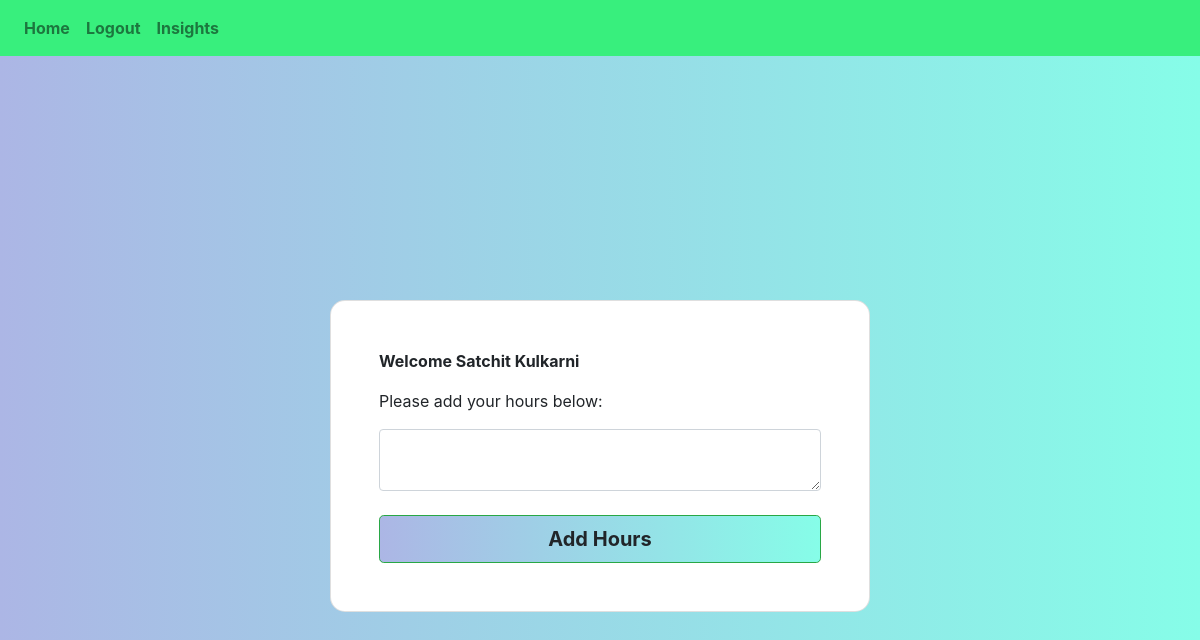
Page / (signed in) on the earlier database version.
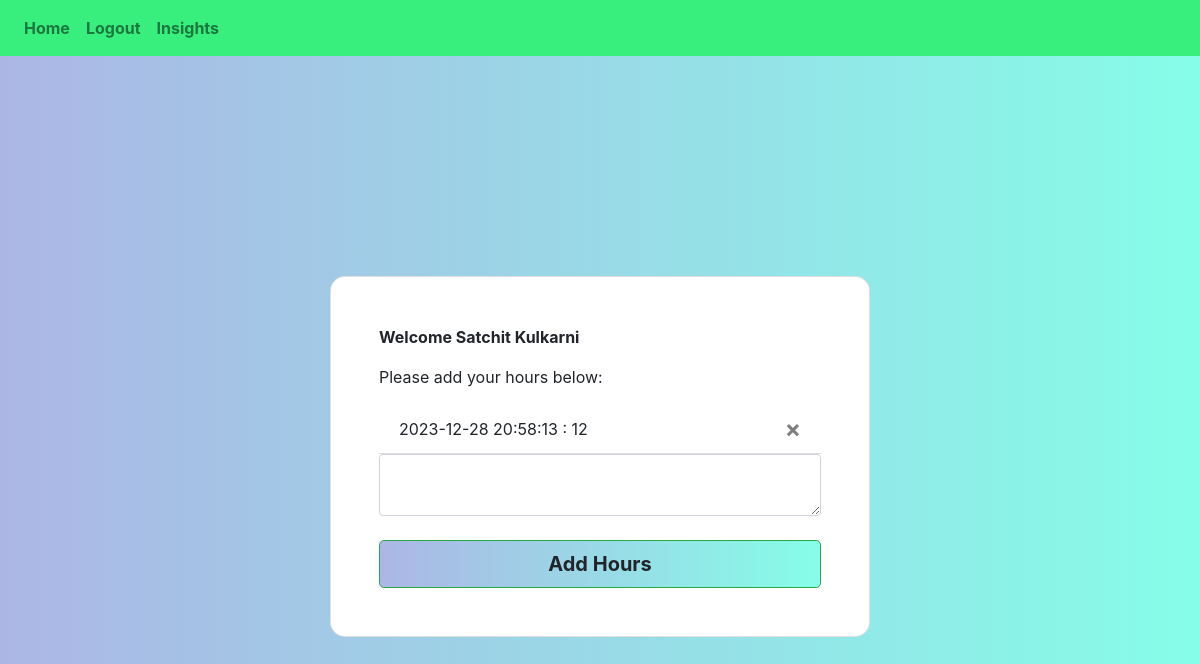
Same page on the later database version.
### website/models.py (models this page shows)
class User(db.Model, UserMixin):
    id = db.Column(db.Integer, primary_key=True)
    email = db.Column(db.String(250), unique=True)
    password = db.Column(db.String(250))
    fullName = db.Column(db.String(250))
    total = db.Column(db.Integer)
    hours = db.relationship('Hours')

class Hours(db.Model):
    id = db.Column(db.Integer, primary_key=True)
    data = db.Column(db.Integer)
    date = db.Column(db.DateTime(timezone=True), default=func.now())
    user_id = db.Column(db.Integer, db.ForeignKey('user.id'))

### website/views.py (the view, shortened to what this page needs)
@views.route('/', methods=['GET', 'POST'])
@login_required
def home():
    return render_template("home.html", user=current_user)

### website/__init__.py (called while the page is built)
def create_app():
    app = Flask(__name__)
    app.config['SECRET_KEY'] = 'Joey Tidrow is a big nerd'
    app.config['SQLALCHEMY_DATABASE_URI'] = f'sqlite:///{DB_NAME}'
    db.init_app(app)
    from .views import views
    from .auth import auth
    app.register_blueprint(views, url_prefix = '/')
    app.register_blueprint(auth, url_prefix = '/')
    from .models import User, Hours
    with app.app_context():
        db.create_all()
    login_manager = LoginManager()
    login_manager.login_view = 'auth.login'
    login_manager.init_app(app)
    @login_manager.user_loader
    def load_user(id):
        return User.query.get(int(id))
    return app

### website/templates/home.html
{% extends "base.html" %}
{% block title %}Home{% endblock %} {% block content %}
<section class="vh-100 bg-image">
    <div class="mask d-flex align-items-center h-100 gradient-custom-3">
    <div class="container h-100">
      <div class="row d-flex justify-content-center align-items-center h-100">
        <div class="col-12 col-md-9 col-lg-7 col-xl-6">
          <div class="card" style="border-radius: 15px;">
            <div class="card-body p-5">
              <p><b>Welcome {{user.fullName}}</b></p>
              <p>Please add your hours below:</p>
              <ul class="list-group list-group-flush" id="hours">
                {% for hour in user.hours %}
                <li class="list-group-item">
                  {{hour.date}} : {{ hour.data }}
                  <button type="button" class="close" onClick="deleteHour('{{hour.id}}')">
                    <span aria-hidden="true">&times;</span>
                  </button>
                </li>
                {% endfor %}
              </ul>
              <form method="POST">
                <textarea name="hour" id="hour" class="form-control"></textarea>
                <br />
                <div align="center">
                    <button type="submit"
                    class="btn btn-success btn-block btn-lg gradient-custom-4 text-body"><b>Add Hours</b></button>
                </div>
              </form>
            </div>
          </div>
        </div>
      </div>
    </div>
  </div>
</section>
{% endblock %}

### website/templates/base.html (shortened to what this page needs)
<!DOCTYPE html>
<html lang="en">
    <head>
        <link
            rel="stylesheet"
            href="https://stackpath.bootstrapcdn.com/bootstrap/4.4.1/css/bootstrap.min.css"
        />
        <link
            rel="stylesheet"
            href="https://stackpath.bootstrapcdn.com/font-awesome/4.7.0/css/font-awesome.min.css"
        />
        <link
            rel="stylesheet"
            href="../static/style.css"
        />
    </head>
    <body>
        <nav class="navbar navbar-expand-lg navbar-light" style="background-color: #38ef7d;">
            <div class="collapse navbar-collapse" id="navbar">
              <div class="navbar-nav">
                {% if user.is_authenticated %}
                <a class="nav-item nav-link" id="home" href="/"><b>Home</b></a>
                <a class="nav-item nav-link" id="logout" href="/logout"><b>Logout</b></a>
                {% else %}
                <a class="nav-item nav-link" id="login" href="/login"><b>Login</b></a>
                <a class="nav-item nav-link" id="signUp" href="/sign-up"><b>Sign Up</b></a>
                {% endif %}
                <a class="nav-item nav-link" id="insights" href="/insights"><b>Insights</b></a>
              </div>
            </div>
        </nav>
        <div class="container:">
            {% block content %} {% endblock %}
        </div>
    </body>
</html>

### website/static/style.css (style rules this page uses)
.gradient-custom-3 { background: #86fde8; background: -webkit-linear-gradient(to right, #acb6e5, #86fde8); background: linear-gradient(to right, #acb6e5, #86fde8) }
.gradient-custom-4 { background: #86fde8; background: -webkit-linear-gradient(to right, #acb6e5, #86fde8); background: linear-gradient(to right, #acb6e5, #86fde8) }

Differences in the rows shown:
added Hours: date "2023-12-28 20:58:13", data "12"
